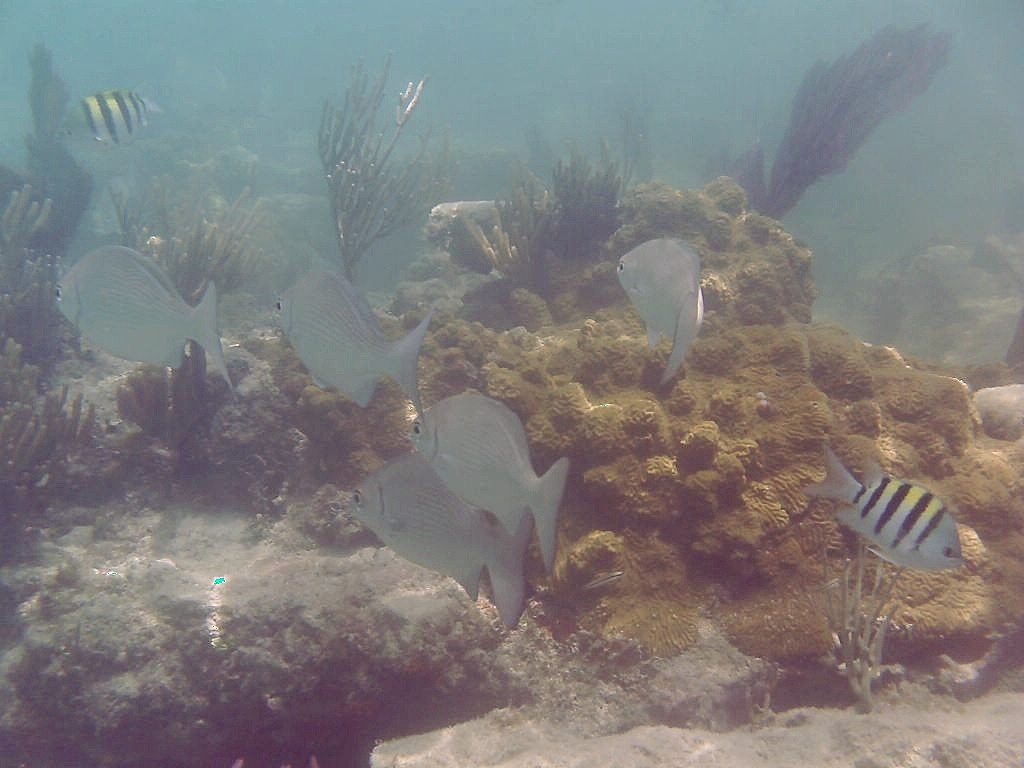
#> input picture my-sharpened-image.jpg, 1024 x 768 px
$ python -i utility.py   (imports and definitions only)
#> lines starting #> are read from the running program, lines starting #| are printed output that depends on the picture
#> further down, picture is the input picture: shape (768, 1024, 3); mean B, G, R 125.6, 125.6, 126.5
### PSO.py
import numpy as np

class Particle:
  def __init__(self, func, dim, vmin, vmax, seed):
    self.rnd = np.random.seed(seed)
    self.velocity = np.zeros(dim)
    self.best_part_pos = np.zeros(dim)
    self.position = np.random.uniform(vmin, vmax, dim)
    self.fitness = func(self.position)
    self.best_part_pos = np.copy(self.position)
    self.best_part_fitness = self.fitness

def pso(func, max_iter, num_particles, dim, vmin, vmax, params):
  wmax = params["wmax"]
  wmin = params["wmin"]
  c1 = params["c1"]
  c2 = params["c2"]

  rnd = np.random.seed()

  swarm = [Particle(func, dim, vmin, vmax, i) for i in range(num_particles)]
  best_swarm_pos = np.zeros(dim)
  best_swarm_fitness = np.inf
  for i in range(num_particles):
    if swarm[i].fitness < best_swarm_fitness:
      best_swarm_fitness = swarm[i].fitness
      best_swarm_pos = np.copy(swarm[i].position)
  it = 0
  while it < max_iter:
    if it % 5 == 0:
      print("Iteration = " + str(it) + " best fitness = %f" % best_swarm_fitness)
    w = wmax - ((wmax - wmin)/max_iter)*it
    for i in range(num_particles):
      swarm[i].velocity = (
                           (w * swarm[i].velocity) +
                           (c1 * np.random.rand(dim) * (swarm[i].best_part_pos - swarm[i].position)) +
                           (c2 * np.random.rand(dim) * (best_swarm_pos -swarm[i].position))
                         )
      for k in range(dim):
        swarm[i].position[k] += swarm[i].velocity[k]
        swarm[i].position[k] = np.maximum(swarm[i].position[k], vmin)
        swarm[i].position[k] = np.minimum(swarm[i].position[k], vmax)
      swarm[i].fitness = func(swarm[i].position)
      if swarm[i].fitness < swarm[i].best_part_fitness:
        swarm[i].best_part_fitness = swarm[i].fitness
        swarm[i].best_part_pos = np.copy(swarm[i].position)
      if swarm[i].fitness < best_swarm_fitness:
        best_swarm_fitness = swarm[i].fitness
        best_swarm_pos = np.copy(swarm[i].position)
    it += 1
  gbest ={}
  gbest["position"] = best_swarm_pos
  gbest["cost"] = best_swarm_fitness
  return gbest

### utility.py
import numpy as np
import cv2 as cv
import matplotlib.pyplot as plt
from PSO import *

def color_hist(img):
    y = np.linspace(0 ,256)
    fig , ax = plt.subplots(3,1)
    ax[0].hist(img[:,:,0].flatten().ravel(),color='blue',bins = 256)
    ax[1].hist(img[:,:,1].flatten().ravel(),color='green',bins = 256)
    ax[2].hist(img[:,:,2].flatten().ravel(),color='red',bins = 256)
    plt.show()

def plot_hist(img):

    plt.hist(img.flatten(),bins = 150)
    plt.show()

def image(input):
    val = list(input)

    for p in range(len(val)):
        if val[p][1]=="B":
            b = val[p][0]
        elif val[p][1]=="G":
            g = val[p][0]
        if val[p][1]=="R":
            r = val[p][0]
    img = np.dstack([b,g,r])
    img = np.array(img,dtype=np.uint8)

    return img

def superior_inferior_split(img):
    B, G, R = cv.split(img)
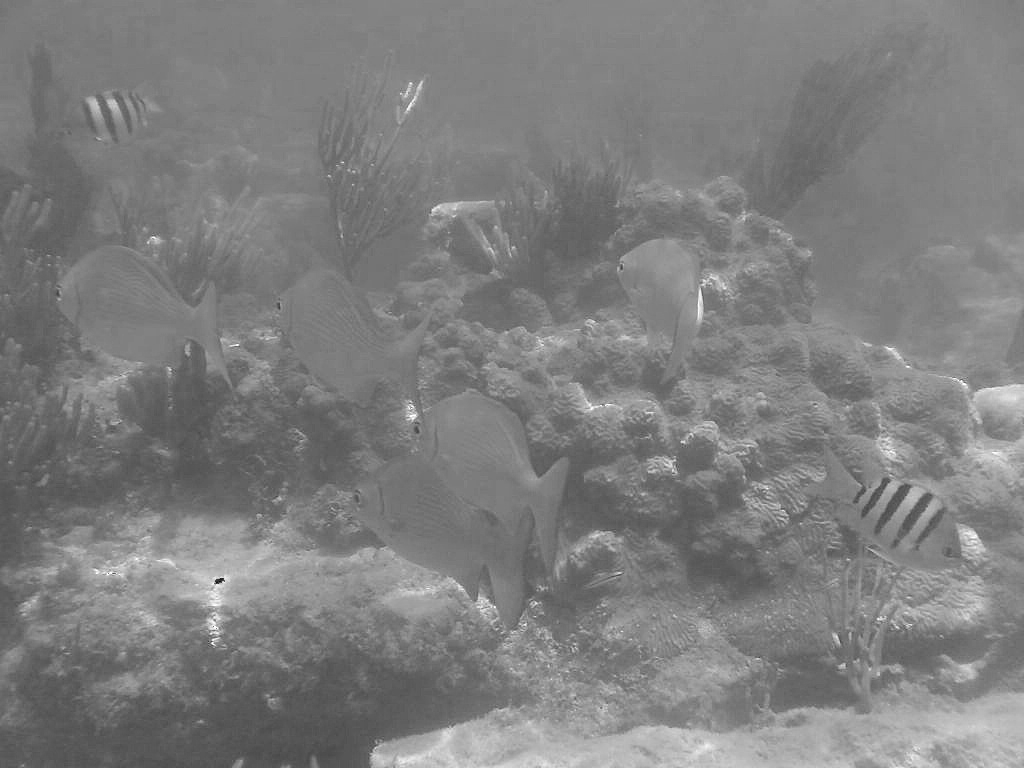
#> R: shape (768, 1024); min 11, max 255, mean 126.5
    pixel = {"B":np.mean(B) ,"G":np.mean(G),"R":np.mean(R)}
#> pixel = {'B': 125.6, 'G': 125.6, 'R': 126.5}
    pixel_ordered = dict(sorted(pixel.items(), key=lambda x: x[1], reverse=True))
#> pixel_ordered = {'R': 126.5, 'G': 125.6, 'B': 125.6}
    label =["Pmax","Pint","Pmin"]
    chanel={}

    for i,j in zip(range(len(label)),pixel_ordered.keys()):
         if j=="B":
             chanel[label[i]]=list([B,j])
         elif j=="G":
             chanel[label[i]]=list([G,j])
         else:
             chanel[label[i]]=list([R,j])
#> this loop made 3 passes
#> j on passes 1 to 3: 'R', 'G', 'B'
#> after the loop, chanel = 3 items
    return chanel

def neutralize_image(img):
    track = superior_inferior_split(img)
#> track = 3 items
    Pmax = track["Pmax"][0]
    Pint = track["Pint"][0]
    Pmin = track["Pmin"][0]
    J = (np.sum(Pmax) - np.sum(Pint))/(np.sum(Pmax) + np.sum(Pint))
#> J = 0.00338
    K = (np.sum(Pmax) - np.sum(Pmin))/(np.sum(Pmax) + np.sum(Pmin))
#> K = 0.00359
    track["Pint"][0] = Pint + (J * Pmax)
    track["Pmin"][0] = Pmin + (K * Pmax)
    neu_img = image(track.values())

    return neu_img

def Stretching(image):
    LSR_img = []
    USR_img = []
    height, width = image.shape[:2]
#> height = 768; width = 1024

    for i in range(image.shape[2]):
        img_hist = image[:,:,i]
        max_P = np.max(img_hist)
        min_P = np.min(img_hist)
        mean_P = np.mean(img_hist)
        median_P = np.median(img_hist)
        avg_point = (mean_P + median_P)/2
        LS_img = np.zeros((height, width))
        US_img = np.zeros((height, width))
        for i in range(0, height):
            for j in range(0, width):
                if img_hist[i][j] < avg_point:
                    LS_img[i][j] = int((( img_hist[i][j] - min_P) * ((255 - min_P) / (avg_point - min_P)) + min_P))
                    US_img[i][j] = 0
                else:
                    LS_img[i][j] = 255
                    US_img[i][j] = int((( img_hist[i][j] - avg_point) * ((255) / (max_P - avg_point))))
        LSR_img.append(LS_img)
        USR_img.append(US_img)
#> this loop made 3 passes
#> (min_P, mean_P, median_P, avg_point) on passes 1 to 3: (35, 125.6, 126, 125.8), (42, 125.6, 130, 127.8), (11, 126.5, 126, 126.2)
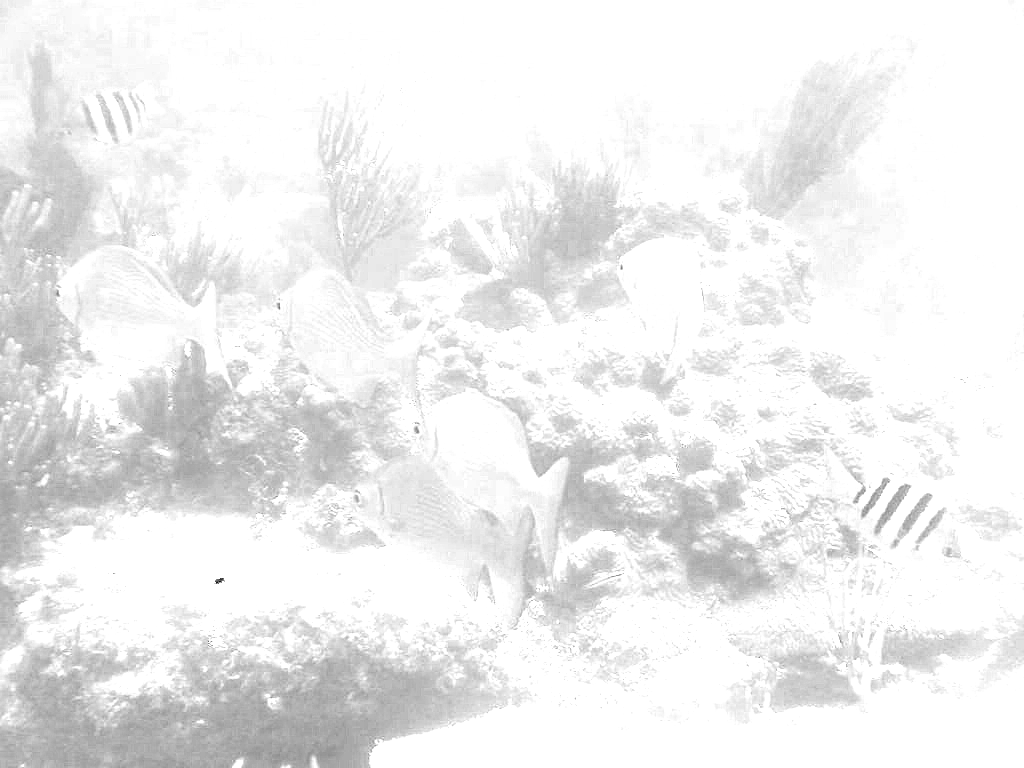
#> LS_img: shape (768, 1024) float64; min 11, max 255, mean 238.6
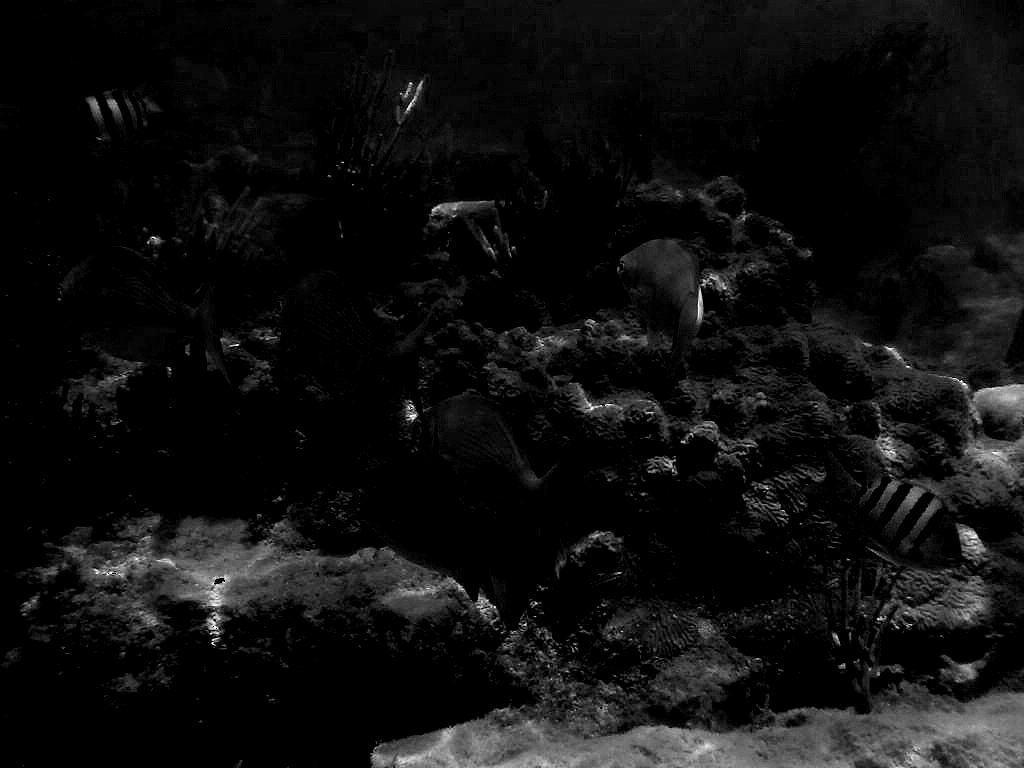
#> US_img: shape (768, 1024) float64; min 0, max 255, mean 15.4
#> after the loop, LSR_img = 3 items; USR_img = 3 items
    LS = np.array(np.dstack(LSR_img),dtype=np.uint8)
    US = np.array(np.dstack(USR_img),dtype=np.uint8)
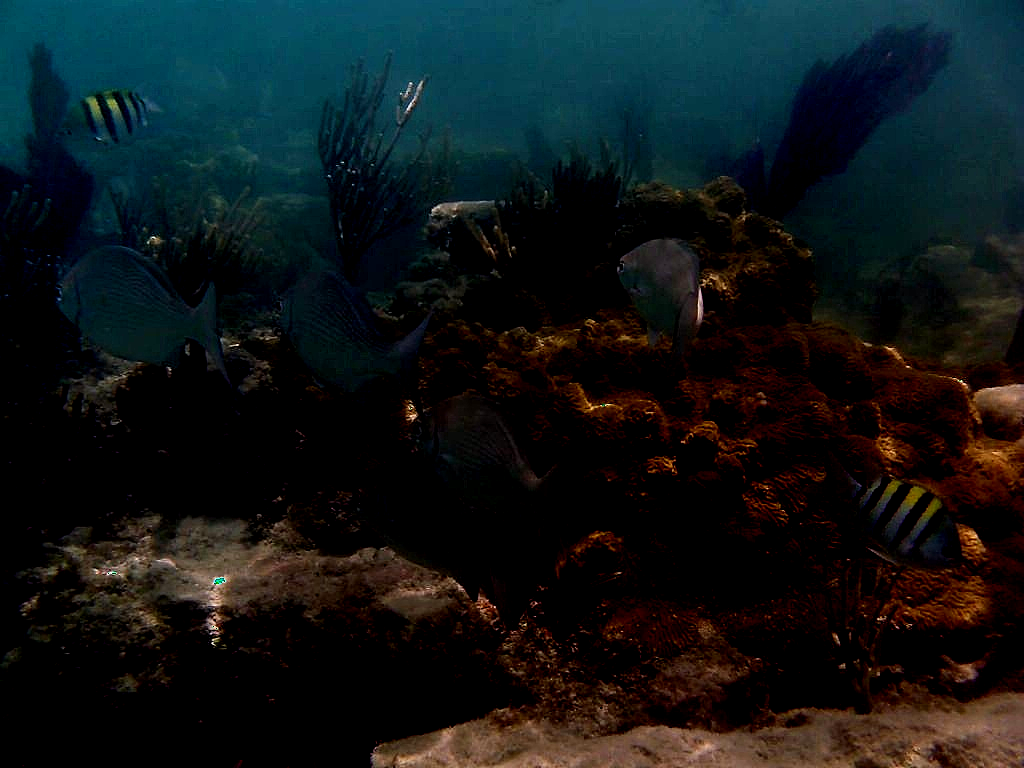
#> US: shape (768, 1024, 3); mean of channels 0, 1, 2 23.6, 22.3, 15.4; drawn as B, G, R

    return LS,US

def enhanced_image(img1, img2):
    b1,g1,r1 = cv.split(img1)
    b2,g2,r2 = cv.split(img2)
    height, width = img1.shape[:2]
#> height = 768; width = 1024
    dual_img=np.zeros((height, width,3),dtype=np.uint8)
    dual_img[:,:,0] = np.array(np.add(b1/2, b2/2),dtype = np.uint8)
    dual_img[:,:,1] = np.array(np.add(g1/2, g2/2),dtype = np.uint8)
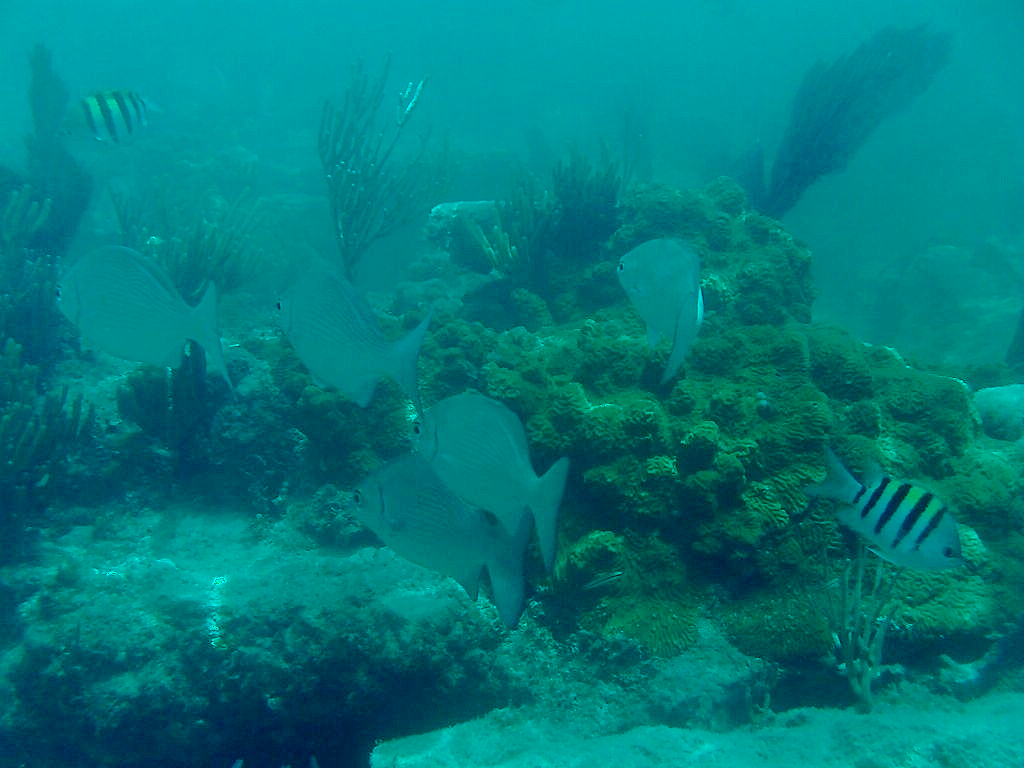
#> dual_img: shape (768, 1024, 3); mean of channels 0, 1, 2 124.1, 121.5, 0; drawn as B, G, R
    dual_img[:,:,2] = np.array(np.add(r1/2, r2/2),dtype = np.uint8)
    return dual_img

def pso_image(img):
    group = superior_inferior_split(img)
#> the loop in superior_inferior_split (call 2), `for i,j in zip(range(len(label)),pixel_ordered.keys()):` made 3 passes
#> group = 3 items
    maxi = np.mean(group["Pmax"][0])
#> maxi = 126.8
    inte = np.mean(group["Pint"][0])
#> inte = 124.1
    mini = np.mean(group["Pmin"][0])
#> mini = 121.5
    n = 50
    params = {"wmax" : 0.9, "wmin" : 0.4, "c1" : 2 , "c2" : 2}
    max_iteration = 100
    x = np.array([inte, mini])
#> x = [124.1, 121.5]
    def func(X,P_sup = maxi):
        return np.square(P_sup - X[0])+np.square(P_sup - X[1])
    nVar= 2
    VarMin = 0
    VarMax = 255

    gbest = pso(func, max_iter=max_iteration, num_particles = n, dim = 2, vmin = VarMin, vmax = VarMax, params = params)
    mean_colors = gbest['position']
    gamma = np.log(mean_colors/255)/np.log(x/255)
#> gamma = [0.97, 0.942]
    group["Pint"][0] = np.array(255*np.power(group["Pint"][0]/255 , gamma[0]))
    group["Pmin"][0] = np.array(255*np.power(group["Pmin"][0]/255 , gamma[1]))
    pso_res = image(group.values())
    return pso_res

def unsharp_masking(img):
    alpha = 0.2
    beta = 1 -alpha
    img_blur = cv.GaussianBlur(img, (1,1),sigmaX=1)
    unsharp_img = cv.addWeighted(img, alpha, img_blur, beta, 0.0)
    return unsharp_img

def NUCE(img):
    neu_img = neutralize_image(img)
    img1, img2 = Stretching(neu_img)
    dual_img = enhanced_image(img1, img2)
    pso_res = pso_image(dual_img)
    nuce_img = unsharp_masking(pso_res)
    return nuce_img

>>> import cv2
>>> picture = cv2.imread('my-sharpened-image.jpg')
>>> result = NUCE(picture)
